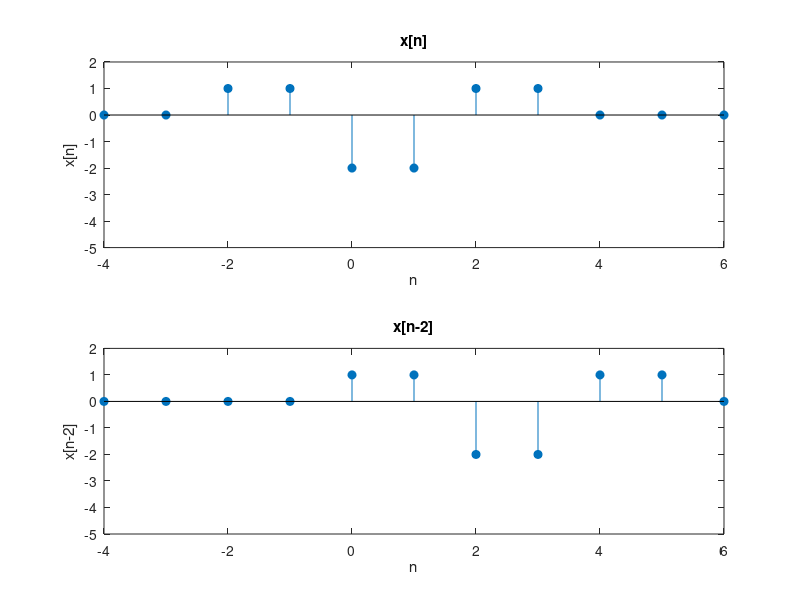
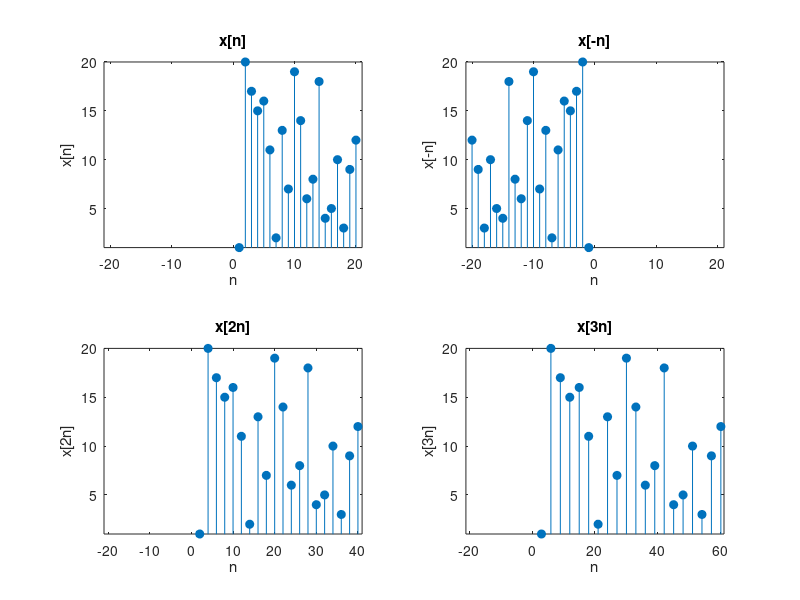

Recreate these plots in MATLAB, in order.

n=-4:6;
x=zeros(1,length(n));
%Kataskeuh tou shmatos ths eikonas.
 for i=1:length(n)
     if(n(i)==0||n(i)==1)
         x(i)=-2;
     elseif(n(i)==-2||n(i)==-1||n(i)==2||n(i)==3)
         x(i)=1;
     else
         x(i)=0;
     end
 end
%Apeikonish tou prwtou simatos {x[n]}
figure(1);
subplot(2,1,1)
stem(n,x,'filled');
ylim([-5 2]);
title('{x[n]}');
xlabel('n');
ylabel('x[n]');



%Apeikonish tou prwtou simatos {x[n-2]}
 for i=1:length(n)
     if(n(i)==2||n(i)==3)
         x2(i)=-2;
     elseif(n(i)==0||n(i)==1||n(i)==4||n(i)==5)
         x2(i)=1;
     else
         x2(i)=0;
     end
 end
 %Apeikonish tou prwtou simatos {x[n]}
subplot(2,1,2)
stem(n,x2,'filled');
ylim([-5 2]);
title('{x[n-2]}');
xlabel('n');
ylabel('x[n-2]');

%--------------------------------------------------------------------------

%b)
n=[1:20];
x=randperm(length(n));
max=x(1);
for i=1:20
 if x(i)>max
 max=x(i);
 end
end

min=x(1);
for i=1:20
 if x(i)<min
 min=x(i);
 end
end

figure(2)
subplot(2,2,1);
stem(n,x,'filled');
title('{ x[n] }');
xlabel('n');
ylabel('x[n]');
ylim([min max]);
xlim([-length(n)-1 length(n)+1])


subplot(2,2,2);
stem(-n,x,'filled');
title('{ x[-n] }');
xlabel('n');
ylabel('x[-n]');
ylim([min max]);
xlim([-length(n)-1 length(n)+1])


subplot(2,2,3);
stem(2*n,x,'filled');
title('{ x[2n] }');
xlabel('n');
ylabel('x[2n]');
ylim([min max]);
xlim([-length(n)-1 2*length(n)+1])


subplot(2,2,4);
stem(3*n,x,'filled');
title('{x[3n]}');
xlabel('n');
ylabel('x[3n]');
ylim([min max]);
xlim([-length(n)-1 3*length(n)+1])